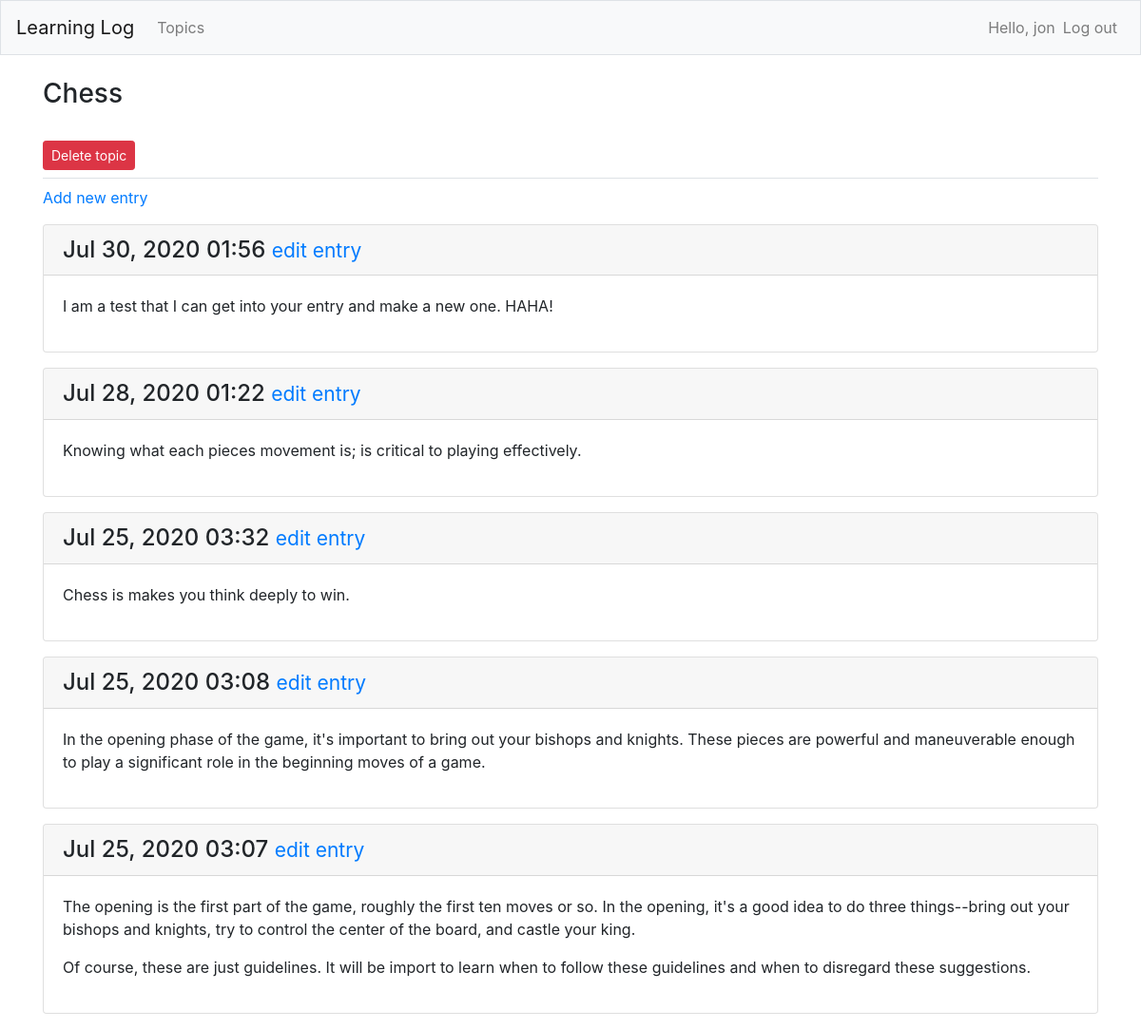
Page /topics/1/ (signed in) on the earlier database version.
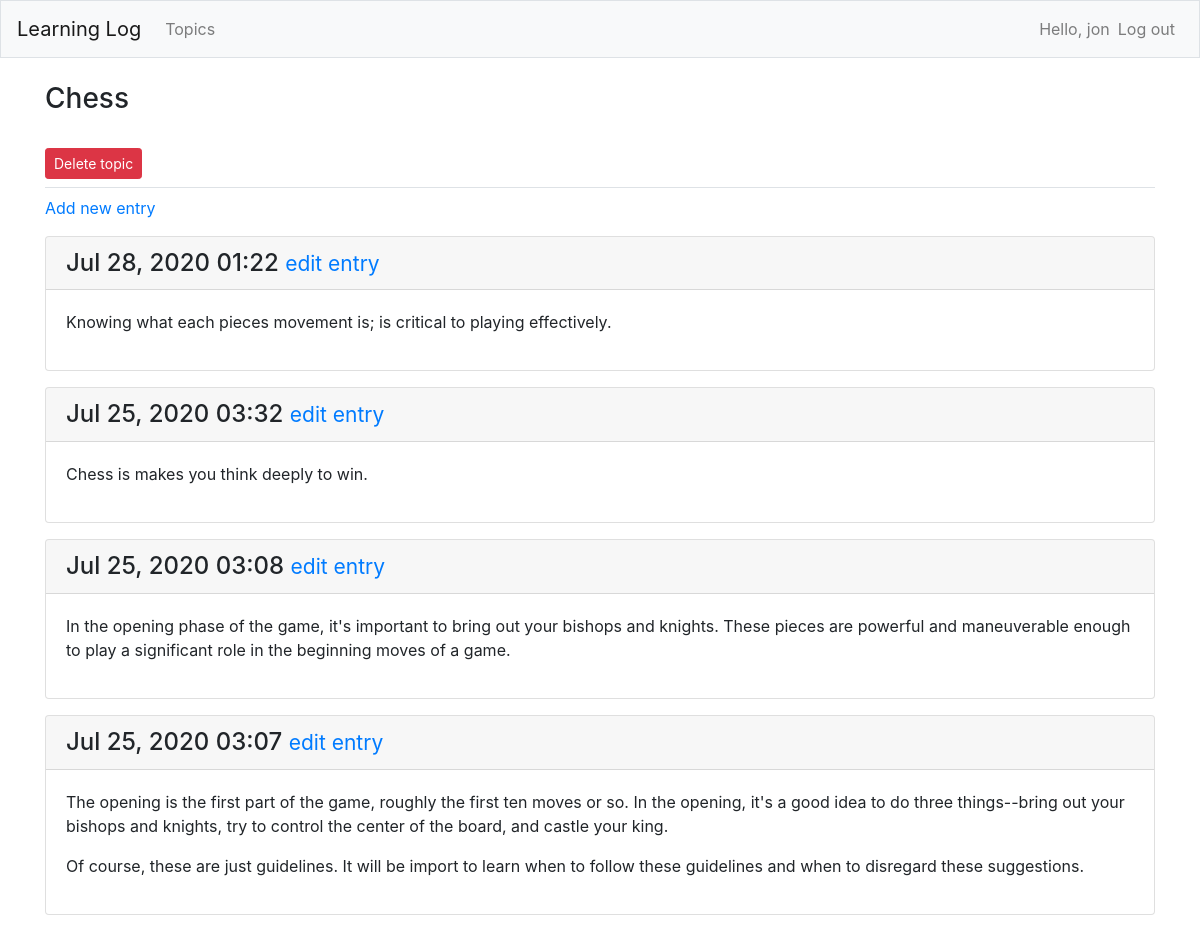
Same page on the later database version.
### learning_logs/models.py (models this page shows, shortened)
class Entry(models.Model):
    topic = models.ForeignKey(Topic, on_delete=models.CASCADE)
    text = models.TextField()
    date_added = models.DateTimeField(auto_now_add=True)
    class Meta:
        verbose_name_plural = 'entries'

### learning_logs/views.py (the view)
# urls.py: path('topics/<int:topic_id>/', views.topic, name='topic'),
@login_required
def topic(request, topic_id):
    topic = Topic.objects.get(id=topic_id)
    check_topic_owner(request, topic)
    entries = topic.entry_set.order_by('-date_added')
    context = {'topic': topic, 'entries': entries}
    return render(request, 'learning_logs/topic.html', context)

### learning_logs/models.py (called while the page is built)
    def __str__(self):
        return self.text

### learning_logs/views.py (called while the page is built)
def check_topic_owner(request, topic):
    if topic.owner != request.user:
        raise Http404

### learning_logs/templates/learning_logs/topic.html
{% extends "learning_logs/base.html" %}
{% block page_header %}
    <h3>{{ topic }}</h3>
    <a class="btn btn-danger btn-sm mt-4" role="button"
        href="{% url 'learning_logs:delete_topic' topic.id %}">Delete topic
    </a>
{% endblock page_header %}
{% block content %}
    <p>
        <a href="{% url 'learning_logs:new_entry' topic.id %}">Add new entry</a>
    </p>
    {% for entry in entries %}
        <div class="card mb-3">
            <h4 class="card-header">
                {{ entry.date_added|date:'M d, Y H:i' }}
                <small><a href="{% url 'learning_logs:edit_entry' entry.id %}">
                    edit entry</a></small>
            </h4>
            <div class="card-body">
                {{ entry.text|linebreaks }}
            </div>
        </div>
    {% empty %}
        <p>There are no entries for this topic yet.</p>
    {% endfor %}
{% endblock content %}

Differences in the rows shown:
removed Entry: date_added "Jul 30, 2020 01:56", text "I am a test that I can get into your entry and make a new one. HAHA!"
